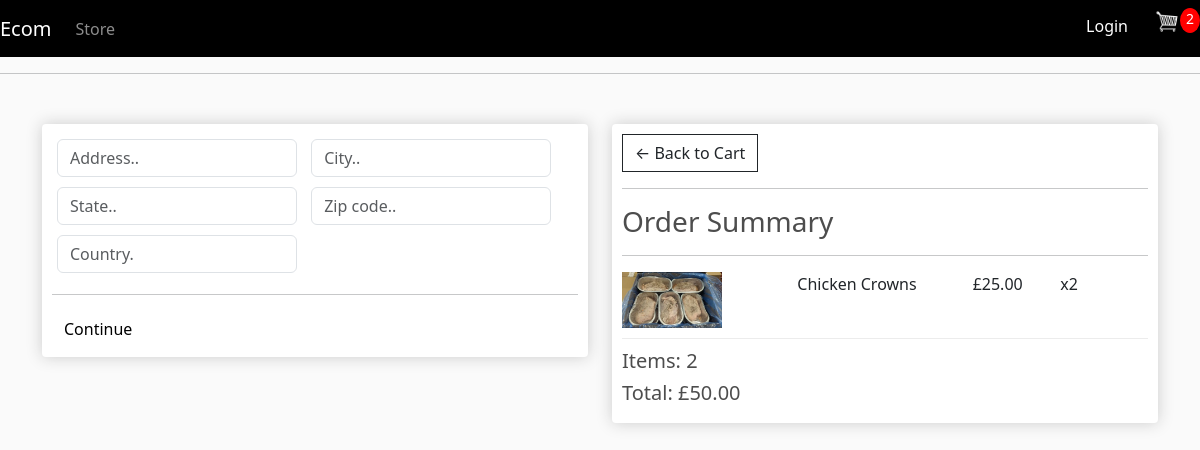
The page /checkout/ (signed in) on the database as committed earlier.
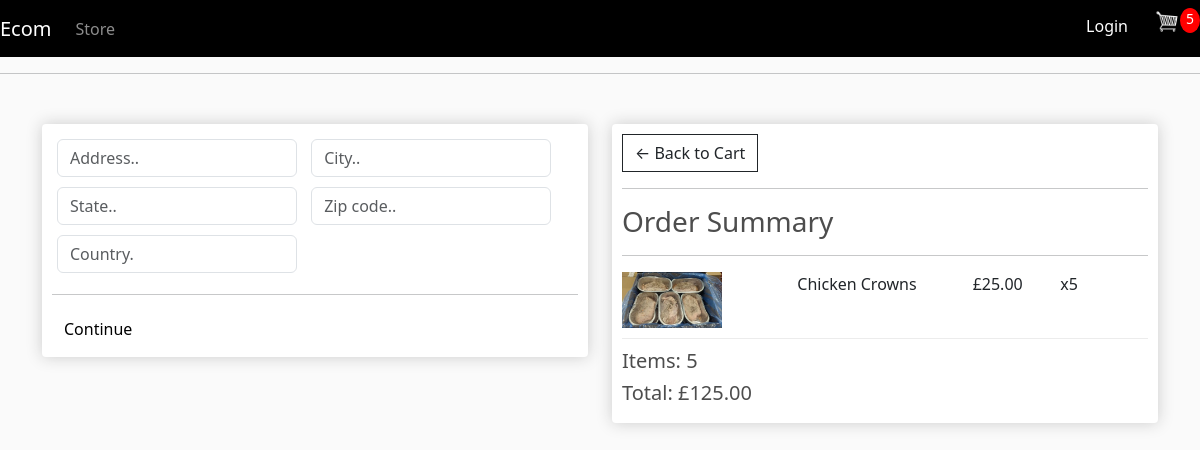
The same page on the database as committed later.
### store/models.py (models this page shows, shortened)
class OrderItem(models.Model):
    product = models.ForeignKey(Product, on_delete=models.SET_NULL, null=True)
    order = models.ForeignKey(Order, on_delete=models.SET_NULL, null=True)
    quantity = models.IntegerField(default=0, null=True, blank=True)
    date_added = models.DateTimeField(auto_now_add=True)
    @property
    def get_total(self):
        total = self.product.price * self.quantity
        return total

class Order(models.Model):
    customer = models.ForeignKey(Customer, on_delete=models.SET_NULL, null=True, blank=True)
    date_ordered = models.DateTimeField(auto_now_add=True)
    complete = models.BooleanField(default=False)
    transaction_id = models.CharField(max_length=100, null=True)
    @property
    def shipping(self):
        shipping = False
        orderitems = self.orderitem_set.all()
        for i in orderitems:
            if not i.product.digital:
                shipping = True
        return shipping
    @property
    def get_cart_total(self):
        orderitems = self.orderitem_set.all()
        total = sum([item.get_total for item in orderitems])
        return total
    @property
    def get_cart_items(self):
        orderitems = self.orderitem_set.all()
        total = sum([item.quantity for item in orderitems])
        return total

class Product(models.Model):
    name = models.CharField(max_length=200)
    price = models.FloatField()
    digital = models.BooleanField(default=False, null=True, blank=False)
    image = models.ImageField(null=True, blank=True)
    @property
    def imageURL(self):
        try:
            url = self.image.url
        except:
            url = ''
        return url

### store/views.py (the view)
# urls.py: path('checkout/', views.checkout, name="checkout"),
def checkout(request):
    if request.user.is_authenticated:
        customer = request.user.customer
        order, created = Order.objects.get_or_create(customer=customer, complete=False)
        items = order.orderitem_set.all()
        cartItems = order.get_cart_items
    else:
        items = []
        order = {'get_cart_total': 0, 'get_cart_items': 0, 'shipping': False}
        cartItems = order['get_cart_items']
    context = {'items': items, 'order': order, 'cartItems': cartItems}
    return render(request, 'store/checkout.html', context)

### store/templates/store/Checkout.html (shortened to what this page needs)
{% extends 'store/main.html' %}
{% block content %}
{% load static %}
<div class="row">
    <div class="col-lg-6">
        <div class="box-element" id="form-wrapper">
            <form id="form">
                <div id="shipping-info">
                    <div class="form-field">
                        <input class="form-control" type="text" name="address" placeholder="Address..">
                    </div>
                    <div class="form-field">
                        <input class="form-control" type="text" name="city" placeholder="City..">
                    </div>
                    <div class="form-field">
                        <input class="form-control" type="text" name="state" placeholder="State..">
                    </div>
                    <div class="form-field">
                        <input class="form-control" type="text" name="zipcode" placeholder="Zip code..">
                    </div>
                    <div class="form-field">
                        <input class="form-control" type="text" name="country" placeholder="Country.">
                    </div>
                </div>
                <hr>
                <input id="form-button" class="btn  btn-block checkout-btn" type="submit" value="Continue">
            </form>
        </div>
        <br>
    </div>
    <div class="col-lg-6">
        <div class="box-element">
            <a class="btn btn-outline-dark" href="{% url 'cart' %}">&#x2190; Back to Cart</a>
            <hr>
            <h3>Order Summary</h3>
            <hr>
            {% for item in items %}
            <div class="cart-row">
                <div style="flex:2"><img class="row-image" src="{{item.product.imageURL}}"></div>
                <div style="flex:2"><p>{{item.product.name}}</p></div>
                <div style="flex:1"><p>£{{item.product.price|floatformat:2}}</p></div>
                <div style="flex:1"><p>x{{item.quantity}}</p></div>
            </div>
            {% endfor %}
            <h5>Items: {{order.get_cart_items}}</h5>
            <h5>Total: £{{order.get_cart_total|floatformat:2}}</h5>
        </div>
    </div>
</div>
{% endblock content %}

Rows that differ between the two databases and show on the page:
changed OrderItem "Chicken Crowns": quantity "2" → "5"
changed through a linked row, Order: get_cart_items "2" → "5"; get_cart_total "50.00" → "125.00"
Other text that changed with them:
{{ cartItems }}: "2" → "5"
